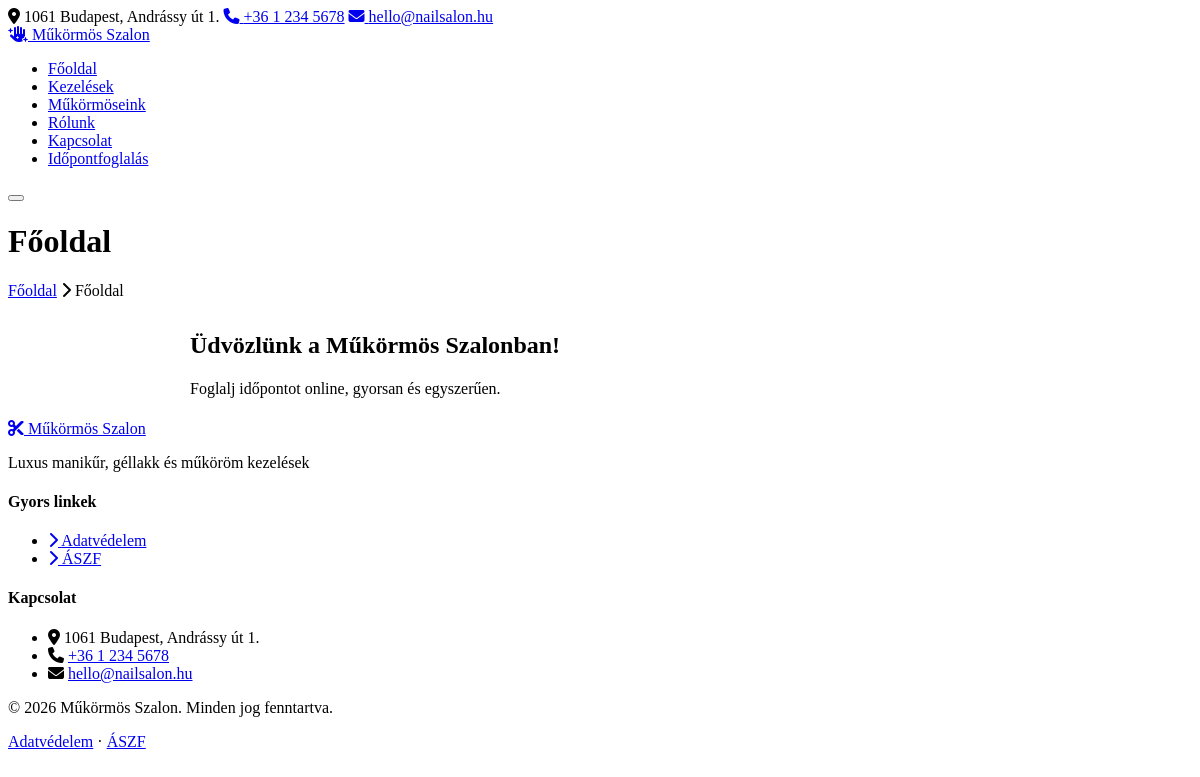
/page.php?slug=fooldal, run on the app's committed database.
### tables this page shows
CREATE TABLE `menu_items` (
  `id` int(11) NOT NULL,
  `menu_id` int(11) NOT NULL,
  `parent_id` int(11) DEFAULT 0,
  `label` varchar(100) NOT NULL,
  `url` varchar(255) DEFAULT NULL,
  `page_id` int(11) DEFAULT NULL,
  `sort_order` int(11) DEFAULT 0,
  `target` varchar(20) DEFAULT '_self'
);

CREATE TABLE `pages` (
  `id` int(11) NOT NULL,
  `title` varchar(255) NOT NULL,
  `slug` varchar(255) NOT NULL,
  `content` longtext DEFAULT NULL,
  `meta_title` varchar(255) DEFAULT NULL,
  `meta_description` text DEFAULT NULL,
  `schema_type` varchar(50) DEFAULT 'WebPage',
  `status` enum('published','draft') DEFAULT 'draft',
  `sort_order` int(11) DEFAULT 0,
  `created_at` timestamp NOT NULL DEFAULT current_timestamp(),
  `updated_at` timestamp NOT NULL DEFAULT current_timestamp() ON UPDATE current_timestamp()
);

CREATE TABLE `settings` (
  `setting_key` varchar(100) NOT NULL,
  `setting_value` text DEFAULT NULL
);

### includes/functions.php (called while the page is built, shortened)
<?php
function get_setting(string $key, string $default = ''): string {
    global $pdo;
    static $cache = [];
    if (array_key_exists($key, $cache)) return $cache[$key];
    $stmt = $pdo->prepare("SELECT setting_value FROM settings WHERE setting_key = ? LIMIT 1");
    $stmt->execute([$key]);
    $val = $stmt->fetchColumn();
    $cache[$key] = ($val !== false) ? $val : $default;
    return $cache[$key];
}
function e(?string $str): string {
    return htmlspecialchars((string)($str ?? ''), ENT_QUOTES, 'UTF-8');
}

### includes/shortcodes.php (called while the page is built, shortened)
<?php
function process_shortcodes(string $content): string {
    $content = html_entity_decode($content, ENT_QUOTES | ENT_HTML5, 'UTF-8');
  $content = str_replace(
    ["\u{201C}", "\u{201D}", "\u{2018}", "\u{2019}", '&#8220;', '&#8221;', '&#8216;', '&#8217;'],
    ['"',        '"',        "'",         "'",        '"',       '"',       "'",       "'"],
    $content
);
    $content = preg_replace_callback(
        '/\[services(\s[^\]]+)?\]/',
        'shortcode_services',
        $content
    );
    $content = preg_replace_callback(
        '/\[staff(\s[^\]]+)?\]/',
        'shortcode_staff',
        $content
    );
    $content = preg_replace_callback(
        '/\[booking_button(\s[^\]]+)?\]/',
        'shortcode_booking_button',
        $content
    );
    $content = preg_replace_callback(
        '/\[map\]/',
        'shortcode_map',
        $content
    );
    $content = preg_replace_callback(
        '/\[opening_hours\]/',
        'shortcode_opening_hours',
        $content
    );
    return $content;
}
    ?>

### page.php (the view, shortened to what this page needs)
<?php
require_once 'includes/db.php';
require_once 'includes/functions.php';
require_once 'includes/shortcodes.php';
$slug = $_GET['slug'] ?? '';
$slug = preg_replace('/[^a-z0-9-]/', '', strtolower(trim($slug)));
$stmt = $pdo->prepare("SELECT * FROM pages WHERE slug=? AND status='published' LIMIT 1");
$stmt->execute([$slug]);
$page = $stmt->fetch();
    ?>
    <?php
require_once 'templates/header.php';
?>
<div class="page-hero">
    <div class="container">
        <h1><?= e($page['title']) ?></h1>
        <div class="page-breadcrumb">
            <a href="<?= BASE_URL ?>/">Főoldal</a>
            <i class="fas fa-chevron-right"></i>
            <span><?= e($page['title']) ?></span>
        </div>
    </div>
</div>
<section class="section section-dark">
    <div class="container">
        <div class="page-content">
    <?= process_shortcodes($page['content']) ?>
</div>
    </div>
</section>
<?php require_once 'templates/footer.php'; ?>

### templates/header.php (shortened to what this page needs)
<?php
require_once __DIR__ . '/../includes/db.php';
$site_name    = get_setting('site_name', 'Műkörmös Szalon');
$site_phone   = get_setting('site_phone', '');
$site_email   = get_setting('site_email', '');
$site_address = get_setting('site_address', '');
$site_logo    = get_setting('site_logo', '');
$facebook_url = get_setting('facebook_url', '');
$instagram_url= get_setting('instagram_url', '');
$meta_desc    = get_setting('meta_description', '');
$favicon      = get_setting('site_favicon', '');
$header_menu = [];
$menu_row = $pdo->query("SELECT id FROM menus WHERE location='header' LIMIT 1")->fetch();
if ($menu_row) {
    $stmt = $pdo->prepare("SELECT * FROM menu_items WHERE menu_id=? AND parent_id=0 ORDER BY sort_order ASC");
    $stmt->execute([$menu_row['id']]);
    $header_menu = $stmt->fetchAll();
}
$current_path = trim(parse_url($_SERVER['REQUEST_URI'], PHP_URL_PATH), '/');
?>
<!DOCTYPE html>
<html lang="hu">
<head>
    <link rel="stylesheet" href="<?= BASE_URL ?>/assets/css/style.css">
    <link rel="stylesheet" href="https://cdnjs.cloudflare.com/ajax/libs/font-awesome/6.5.0/css/all.min.css">
</head>
<body>
<div class="topbar">
    <div class="container">
        <div class="topbar-left">
            <?php if ($site_address): ?>
            <span><i class="fas fa-map-marker-alt"></i> <?= e($site_address) ?></span>
            <?php endif; ?>
            <?php if ($site_phone): ?>
            <a href="tel:<?= e($site_phone) ?>"><i class="fas fa-phone"></i> <?= e($site_phone) ?></a>
            <?php endif; ?>
            <?php if ($site_email): ?>
            <a href="mailto:<?= e($site_email) ?>"><i class="fas fa-envelope"></i> <?= e($site_email) ?></a>
            <?php endif; ?>
        </div>
    </div>
</div>
<header class="site-header" id="siteHeader">
    <div class="container">
        <div class="header-inner">
            <a href="<?= BASE_URL ?>/" class="site-logo">
                <?php if ($site_logo): ?>
                    <img src="<?= UPLOAD_URL . e($site_logo) ?>" alt="<?= e($site_name) ?>">
                <?php else: ?>
                    <span class="logo-icon"><i class="fas fa-hand-sparkles"></i></span>
                    <span class="logo-text"><?= e($site_name) ?></span>
                <?php endif; ?>
            </a>
            <nav class="main-nav" id="mainNav">
                <ul>
                    <?php foreach ($header_menu as $item): ?>
                    <?php
                    $item_path = trim(parse_url($item['url'], PHP_URL_PATH), '/');
                    $is_active = ($current_path === $item_path) ||
                                 ($item_path === '' && $current_path === '');
                    $is_booking = str_contains($item['url'], 'foglalas');
                    ?>
                    <li>
                        <a href="<?= e($item['url']) ?>"
                           class="<?= $is_active ? 'active' : '' ?> <?= $is_booking ? 'nav-booking-btn' : '' ?>"
                           <?= $item['target'] === '_blank' ? 'target="_blank" rel="noopener"' : '' ?>>
                            <?= e($item['label']) ?>
                        </a>
                    </li>
                    <?php endforeach; ?>
                </ul>
            </nav>
            <button class="nav-toggle" id="navToggle" aria-label="Menü">
            </button>
        </div>
    </div>
</header>

### templates/footer.php (shortened to what this page needs)
<?php
$footer_menu = [];
$fmenu_row = $pdo->query("SELECT id FROM menus WHERE location='footer' LIMIT 1")->fetch();
if ($fmenu_row) {
    $stmt = $pdo->prepare("SELECT * FROM menu_items WHERE menu_id=? ORDER BY sort_order ASC");
    $stmt->execute([$fmenu_row['id']]);
    $footer_menu = $stmt->fetchAll();
}
$footer_text  = get_setting('footer_text', '© ' . date('Y') . ' ' . $site_name);
$maps_embed   = get_setting('google_maps_embed', '');
?>
<footer class="site-footer">
    <div class="footer-top">
        <div class="container">
            <div class="footer-grid">
                <div class="footer-col footer-about">
                    <a href="<?= BASE_URL ?>/" class="footer-logo">
                        <?php if ($site_logo): ?>
                            <img src="<?= UPLOAD_URL . e($site_logo) ?>" alt="<?= e($site_name) ?>">
                        <?php else: ?>
                            <i class="fas fa-cut"></i> <?= e($site_name) ?>
                        <?php endif; ?>
                    </a>
                    <p><?= e(get_setting('site_tagline', '')) ?></p>
                </div>
                <div class="footer-col">
                    <h4>Gyors linkek</h4>
                    <ul class="footer-links">
                        <?php foreach ($footer_menu as $item): ?>
                        <li>
                            <a href="<?= e($item['url']) ?>">
                                <i class="fas fa-chevron-right"></i> <?= e($item['label']) ?>
                            </a>
                        </li>
                        <?php endforeach; ?>
                    </ul>
                </div>
                <div class="footer-col">
                    <h4>Kapcsolat</h4>
                    <ul class="footer-contact">
                        <?php if ($site_address): ?>
                        <li>
                            <i class="fas fa-map-marker-alt"></i>
                            <span><?= e($site_address) ?></span>
                        </li>
                        <?php endif; ?>
                        <?php if ($site_phone): ?>
                        <li>
                            <i class="fas fa-phone"></i>
                            <a href="tel:<?= e($site_phone) ?>"><?= e($site_phone) ?></a>
                        </li>
                        <?php endif; ?>
                        <?php if ($site_email): ?>
                        <li>
                            <i class="fas fa-envelope"></i>
                            <a href="mailto:<?= e($site_email) ?>"><?= e($site_email) ?></a>
                        </li>
                        <?php endif; ?>
                    </ul>
                </div>
            </div>
        </div>
    </div>
    <div class="footer-bottom">
        <div class="container">
            <p><?= e($footer_text) ?></p>
            <p>
                <a href="<?= BASE_URL ?>/adatvedelem">Adatvédelem</a>
                <span>·</span>
                <a href="<?= BASE_URL ?>/aszf">ÁSZF</a>
            </p>
        </div>
    </div>
</footer>
</body>
</html>

### page.php (style rules this page uses)
.page-content { max-width: 820px; margin: 0 auto; }
.page-content h1,.page-content h2,.page-content h3 { font-family:var(--font-serif); color:var(--white); margin:32px 0 16px; }
.page-content p { color:var(--text); line-height:1.8; margin-bottom:16px; }

### data on the page
menu_items: label "Főoldal"
menu_items: label "Kezelések"
menu_items: label "Műkörmöseink"
menu_items: label "Rólunk"
menu_items: label "Kapcsolat"
menu_items: label "Időpontfoglalás"
pages: title "Főoldal", content "Üdvözlünk a Műkörmös Szalonban! Foglalj időpontot online, gyorsan és egyszerűen."
settings: setting_value "Luxus manikűr, géllakk és műköröm kezelések"
menu_items: label "Adatvédelem"
menu_items: label "ÁSZF"

### other printed values
$site_address "1061 Budapest, Andrássy út 1."
$site_phone "+36 1 234 5678"
$site_email "hello@nailsalon.hu"
$site_name "Műkörmös Szalon"
$footer_text "© 2026 Műkörmös Szalon. Minden jog fenntartva."
